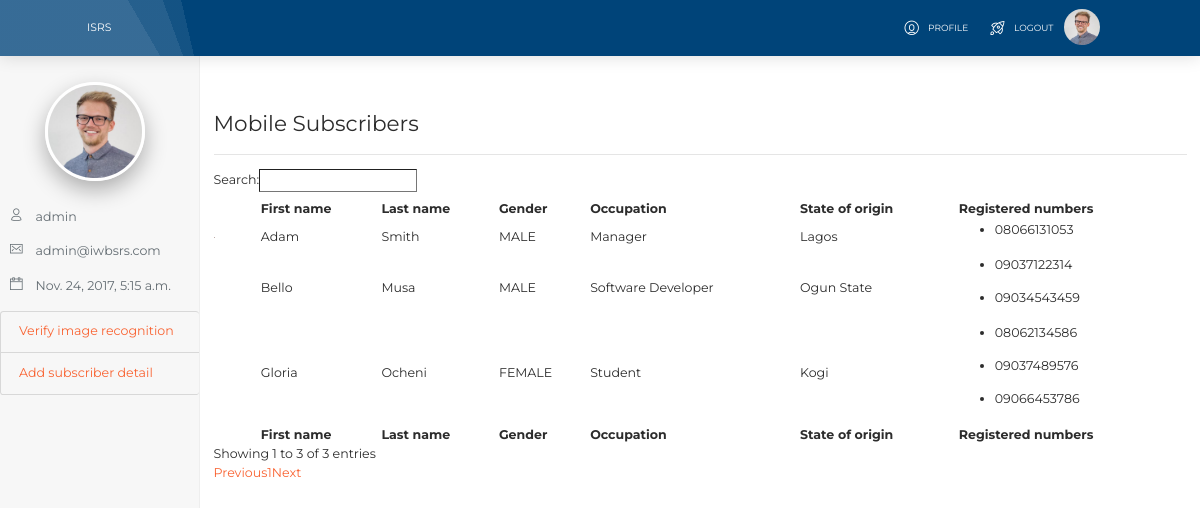
The app's page /mobile_subscribers/ (signed in), older data.
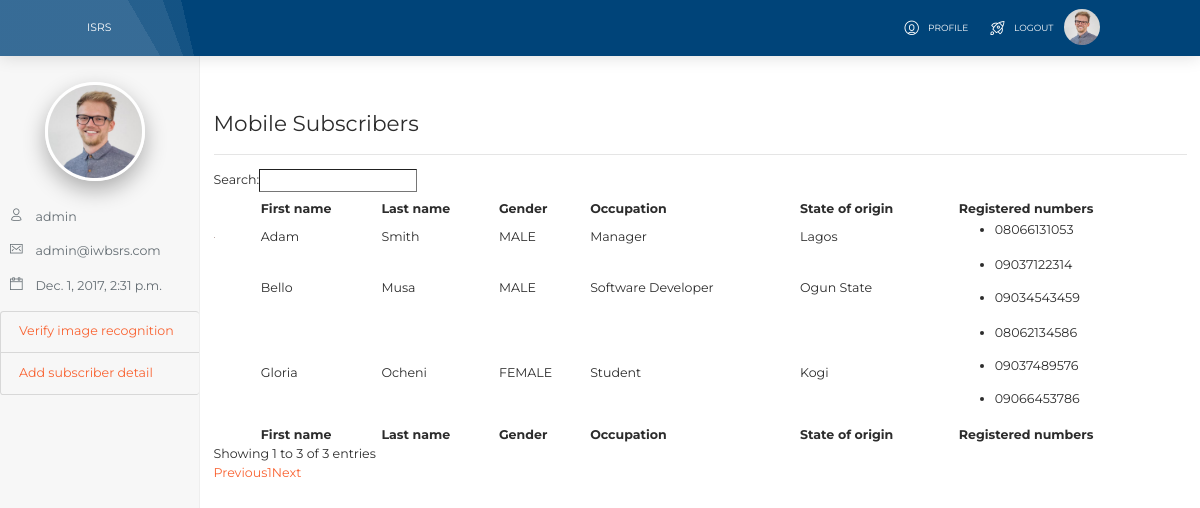
The same page, newer data.
### subscriber/models.py (models this page shows)
class Subscriber(AbstractUser):
    gender = models.CharField(max_length=10,null=True,choices=GENDER_TYPE)
    date_of_birth = models.DateField(null=True,blank=True)
    state_of_origin = models.CharField(max_length=30,null=True)
    occupation = models.CharField(max_length=250,null=True)
    address = models.TextField(default='Address')
    local_government = models.CharField(max_length=30)
    nationality = models.CharField(max_length=30)
    image = models.ImageField(verbose_name='Captured image')
    role = models.CharField(max_length=30,choices=USER_TYPE,default='SUBSCRIBER')

### subscriber/views.py (the view)
# urls.py: url(r'^mobile_subscribers/', SubscribersPageView.as_view(), name='mobile_subscribers'),
class SubscribersPageView(generic.ListView):
    template_name = 'subscriber/mobile_subscibers.html'
    context_object_name = 'mobile_subscriber_list'
    def get_queryset(self):
        return Subscriber.objects.all()

### templates/subscriber/mobile_subscibers.html (shortened to what this page needs)
{% extends 'base_generic.html' %}
{% block content %}
    {% if user.role == 'REGISTRATION AGENT' %}
        <div class="container-fluid" style="margin-top:3%">
            <div class="row">
                <div class="col-lg-2">
                </div>
                <div class="col-lg-10">
                    <h4>Mobile Subscribers</h4>
                    <hr>
                    <table id="example" class="uk-table uk-table-hover uk-table-striped" cellspacing="5" width="100%">
                        <thead>
                        <tr>
                            <th></th>
                            <th>First name</th>
                            <th>Last name</th>
                            <th>Gender</th>
                            <th>Occupation</th>
                            <th>State of origin</th>
                            <th>Registered numbers</th>
                        </tr>
                        </thead>
                        <tfoot>
                        <tr>
                            <th></th>
                            <th>First name</th>
                            <th>Last name</th>
                            <th>Gender</th>
                            <th>Occupation</th>
                            <th>State of origin</th>
                            <th>Registered numbers</th>
                        </tr>
                        </tfoot>
                        <tbody>
                        {% for subscriber in mobile_subscriber_list %}
                            <tr>
                                <td style="width: 40px; padding-right: 50px"></td>
                                <td>{{ subscriber.first_name }}</td>
                                <td>{{ subscriber.last_name }}</td>
                                <td>{{ subscriber.gender }}</td>
                                <td>{{ subscriber.occupation }}</td>
                                <td>{{ subscriber.state_of_origin }}</td>
                                <td>
                                    {% for sim in subscriber.registeredsims_set.all %}
                                        <ul>
                                            <li>{{ sim.phone_number }}</li>
                                        </ul>
                                    {% endfor %}
                                </td>
                            </tr>
                        {% endfor %}
                        </tbody>
                    </table>
                </div>
            </div>
        </div>
    {% endif %}
{% endblock %}

### templates/base_generic.html (shortened to what this page needs)
<!DOCTYPE html>
<html lang="en">
{% load pwa %}
{% load staticfiles %}
{% load crispy_forms_tags %}
<head>
    {% include 'head.html' %}
    <link rel="stylesheet" href="{% static 'assets/css/dashboard.css' %}">
    <link rel="stylesheet" href="//cdnjs.cloudflare.com/ajax/libs/uikit/2.24.3/css/uikit.min.css">
    <link rel="stylesheet" href="https://cdn.datatables.net/1.10.15/css/dataTables.uikit.min.css">
</head>
<body>
{% if user.is_authenticated %}
    <nav class="navbar navbar-toggleable-md fan fixed-top">
        <div class="container">
            <div class="navbar-translate">
                <a class="navbar-brand" href="#pablo" style="margin: -15px">
                    ISRS
                </a>
            </div>
            <div class="collapse navbar-collapse justify-content-end" id="example-navbar-primary">
                <ul class="navbar-nav">
                    <li class="nav-item">
                        <a class="nav-link" href="{% url 'subscriber:profile' %}">
                            <i class="now-ui-icons users_circle-08"></i>
                            <p>Profile</p>
                        </a>
                    </li>
                    <li class="nav-item">
                        <a class="nav-link" href="{% url 'subscriber:logout' %}">
                            <i class="now-ui-icons objects_spaceship"></i>
                            <p>logout</p>
                        </a>
                    </li>
                    <li class="nav-item">
                        <img src="http://localhost:8000/media/{{ user.image }}" alt="" class="rounded-circle img-responsive" style="width: 40px"/>
                    </li>
                </ul>
            </div>
        </div>
    </nav>
{% endif %}
{% block sideBar %}
    <div class="container-fluid">
        <div class="row">
            <nav class="col-sm-3 col-md-2 hidden-xs-down bg-faded sidebar">
                <img src="http://localhost:8000/media/{{ user.image }}" alt="" class="rounded-circle img-responsive img-raised" style="width: 50%; margin: 50px; margin-top: 20px; border: solid white"/>
                <div style="margin-left: 5%; margin-top: -10%" class="text-muted">
                    <p><i class="now-ui-icons users_single-02"></i> &ensp; {{ user.username }}</p>
                    <p><i class="now-ui-icons ui-1_email-85"></i> &ensp; {{ user.email }}</p>
                    <p><i class="now-ui-icons ui-1_calendar-60"></i> &ensp; {{ user.last_login }}</p>
                </div>
                {% if user.role == 'REGISTRATION AGENT'%}
                    <div class="list-group">
                        <a href="https://demo.kairos.com/recognize/" target="_blank" class="list-group-item" style="background-color: #F7F7F7; border-right: none">Verify image recognition</a>
                        <a href="{% url 'subscriber:capture_image' %}" class="list-group-item" style="background-color: #F7F7F7; border-right: none">Add subscriber detail</a>
                    </div>
                {% endif %}
            </nav>
        </div>
    </div>
{% endblock %}
{% block content %}
{% endblock %}
</body>
</html>

Row changes from the older to the newer data that the page shows:
changed Subscriber "Adam": last_login "Nov. 24, 2017, 5:15 a.m." → "Dec. 1, 2017, 2:31 p.m."
